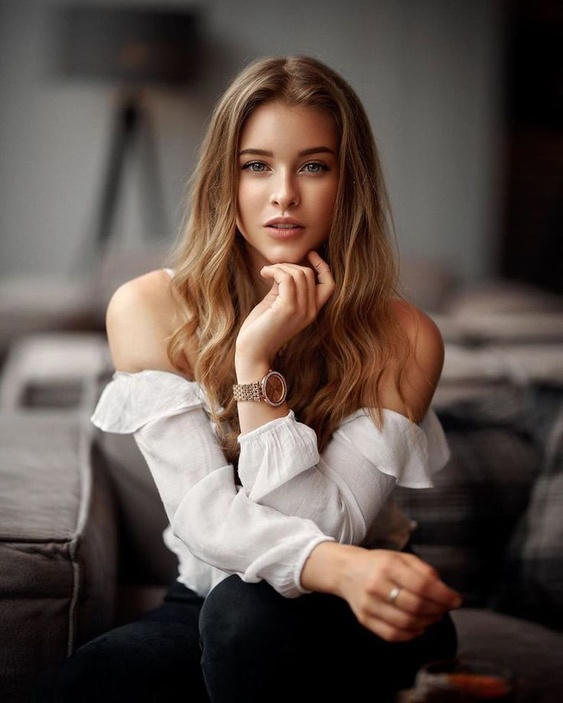
#> input picture raw_images/pic1.jpeg, 563 x 703 px, shrunk from 736 x 919 before the run; its folder holds 4 pictures in this run
$ python photoEditor.py
#> lines starting #> are read from the running program, lines starting #| are printed output that depends on the picture
from PIL import Image, ImageEnhance, ImageFilter
import os

path = "./raw_images"  # Input directory
pathOut = "./edited_images"  # Output directory

valid_extensions = ('.jpg', '.jpeg', '.png', '.bmp', '.gif', '.tiff')

for file in os.listdir(path):
    if file.endswith(valid_extensions):  # Process only valid image files
        img = Image.open(f"{path}/{file}")
#> img is the input picture: PIL image 563x703 RGB; mean R, G, B 93.4, 80.1, 73.6
        edit = img.convert("L").filter(ImageFilter.DETAIL).filter(ImageFilter.SHARPEN)
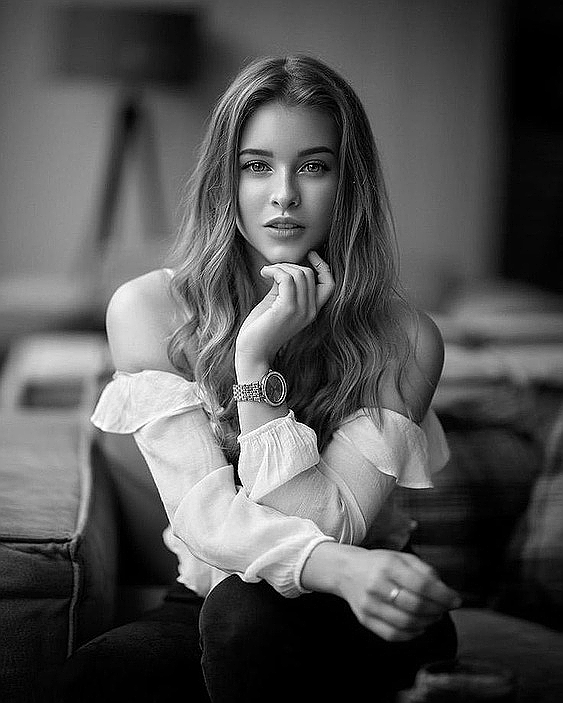
#> edit: PIL image 563x703 L; min 0, max 255, mean 83.5
        edit = ImageEnhance.Contrast(edit).enhance(1)  # Adjust contrast
        edit.save(f"{pathOut}/{os.path.splitext(file)[0]}_edited.jpg")
#> pass 2 of the loop `for file in os.listdir(path):`:
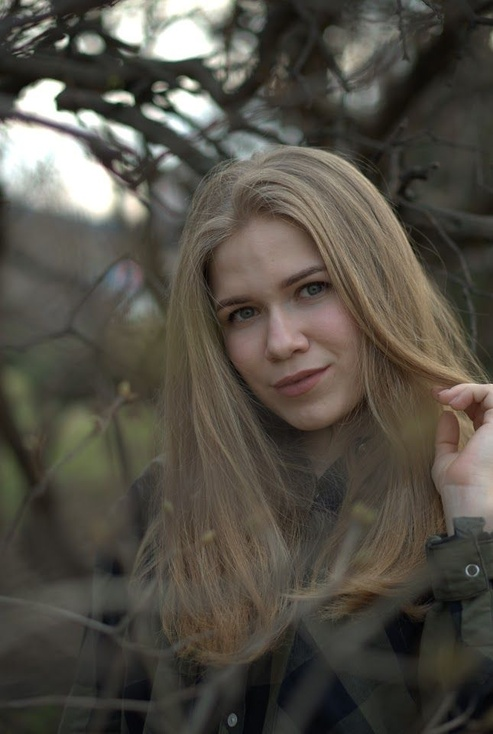
#> input picture raw_images/pic2.jpeg, 493 x 734 px, shrunk from 645 x 960 before the run
#> img is the input picture: PIL image 493x734 RGB; mean R, G, B 83.4, 79.1, 70.1
#> `edit = img.convert("L").filter(ImageFilter.DETAIL).filter(ImageFilter...`:
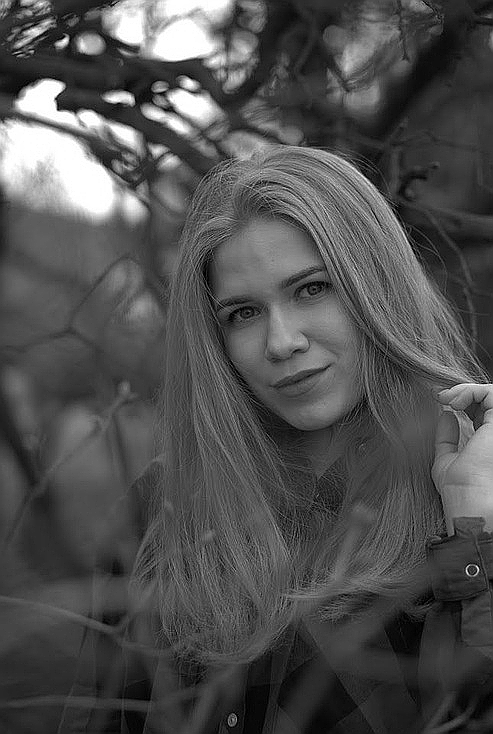
#> edit: PIL image 493x734 L; min 0, max 255, mean 79.4
#> pass 3 of the loop `for file in os.listdir(path):`:
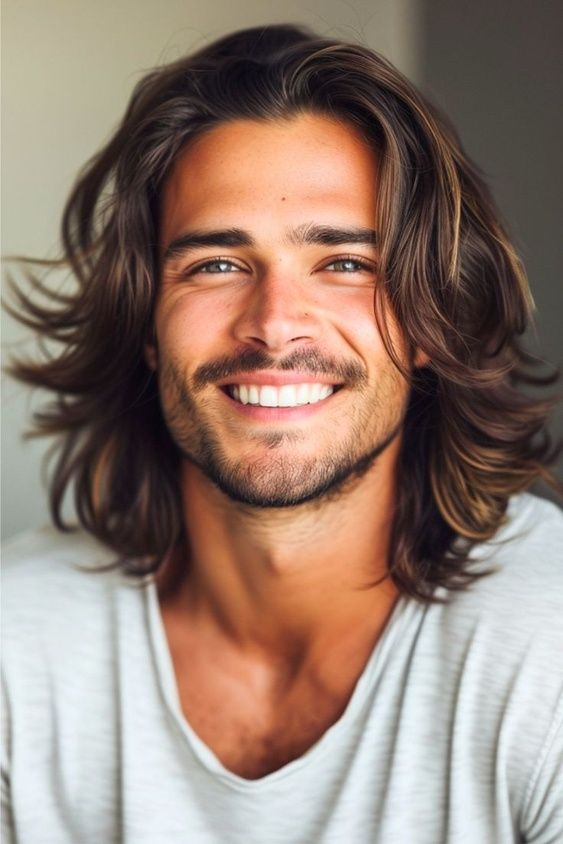
#> input picture raw_images/pic3.jpeg, 563 x 844 px, shrunk from 736 x 1104 before the run
#> img is the input picture: PIL image 563x844 RGB; mean R, G, B 146.9, 125.5, 113.6
#> `edit = img.convert("L").filter(ImageFilter.DETAIL).filter(ImageFilter...`:
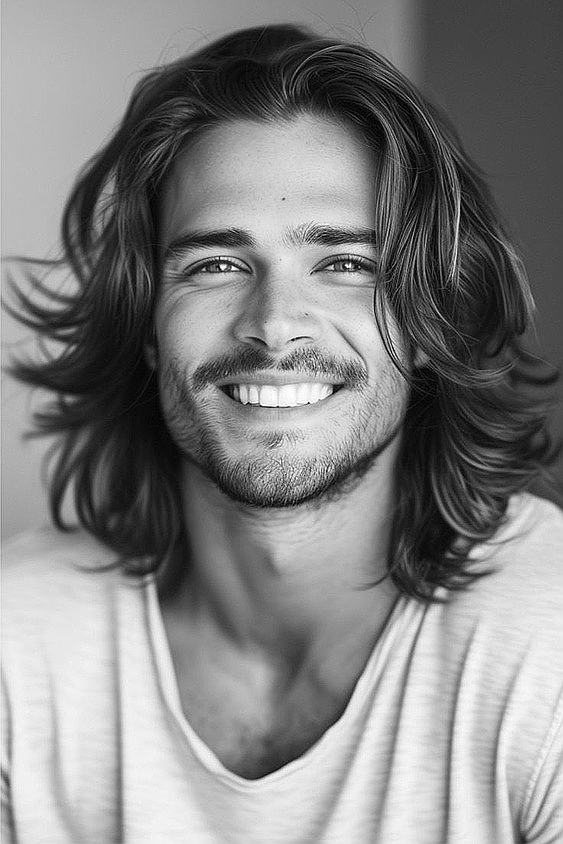
#> edit: PIL image 563x844 L; min 0, max 255, mean 130.6
#> the loop made 4 passes; the first 3 are shown
